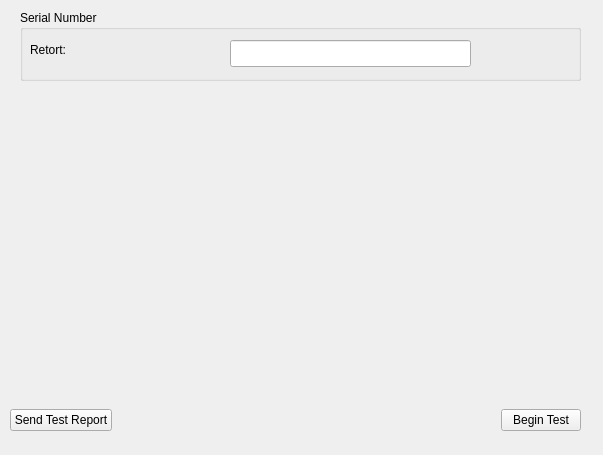
<?xml version="1.0" encoding="UTF-8"?>
<ui version="4.0">
 <class>DiagnosticsManufacturing::CRetortManufacturing</class>
 <widget class="QWidget" name="DiagnosticsManufacturing::CRetortManufacturing">
  <property name="geometry">
   <rect>
    <x>0</x>
    <y>0</y>
    <width>603</width>
    <height>455</height>
   </rect>
  </property>
  <property name="windowTitle">
   <string>Form</string>
  </property>
  <widget class="QGroupBox" name="groupBox">
   <property name="geometry">
    <rect>
     <x>20</x>
     <y>10</y>
     <width>561</width>
     <height>71</height>
    </rect>
   </property>
   <property name="locale">
    <locale language="English" country="UnitedStates"/>
   </property>
   <property name="title">
    <string>Serial Number</string>
   </property>
   <property name="alignment">
    <set>Qt::AlignLeading|Qt::AlignLeft|Qt::AlignTop</set>
   </property>
   <property name="flat">
    <bool>true</bool>
   </property>
   <property name="checkable">
    <bool>false</bool>
   </property>
   <widget class="QLineEdit" name="retortSNEdit">
    <property name="geometry">
     <rect>
      <x>210</x>
      <y>30</y>
      <width>241</width>
      <height>27</height>
     </rect>
    </property>
   </widget>
   <widget class="QLabel" name="label">
    <property name="geometry">
     <rect>
      <x>10</x>
      <y>31</y>
      <width>51</width>
      <height>17</height>
     </rect>
    </property>
    <property name="text">
     <string>Retort:</string>
    </property>
   </widget>
  </widget>
  <widget class="MainMenu::CScrollTable" name="widget" native="true">
   <property name="geometry">
    <rect>
     <x>20</x>
     <y>130</y>
     <width>561</width>
     <height>111</height>
    </rect>
   </property>
  </widget>
  <widget class="QWidget" name="horizontalLayoutWidget_3">
   <property name="geometry">
    <rect>
     <x>10</x>
     <y>400</y>
     <width>571</width>
     <height>41</height>
    </rect>
   </property>
   <layout class="QHBoxLayout" name="horizontalLayout_3">
    <item>
     <widget class="QPushButton" name="sendTestReportBtn">
      <property name="text">
       <string>Send Test Report</string>
      </property>
     </widget>
    </item>
    <item>
     <spacer name="horizontalSpacer_4">
      <property name="orientation">
       <enum>Qt::Horizontal</enum>
      </property>
      <property name="sizeHint" stdset="0">
       <size>
        <width>40</width>
        <height>20</height>
       </size>
      </property>
     </spacer>
    </item>
    <item>
     <widget class="QPushButton" name="beginTestBtn">
      <property name="text">
       <string>Begin Test</string>
      </property>
     </widget>
    </item>
   </layout>
  </widget>
 </widget>
 <customwidgets>
  <customwidget>
   <class>MainMenu::CScrollTable</class>
   <extends>QWidget</extends>
   <header>MainMenu/Include/ScrollTable.h</header>
   <container>1</container>
  </customwidget>
 </customwidgets>
 <resources/>
 <connections/>
</ui>
